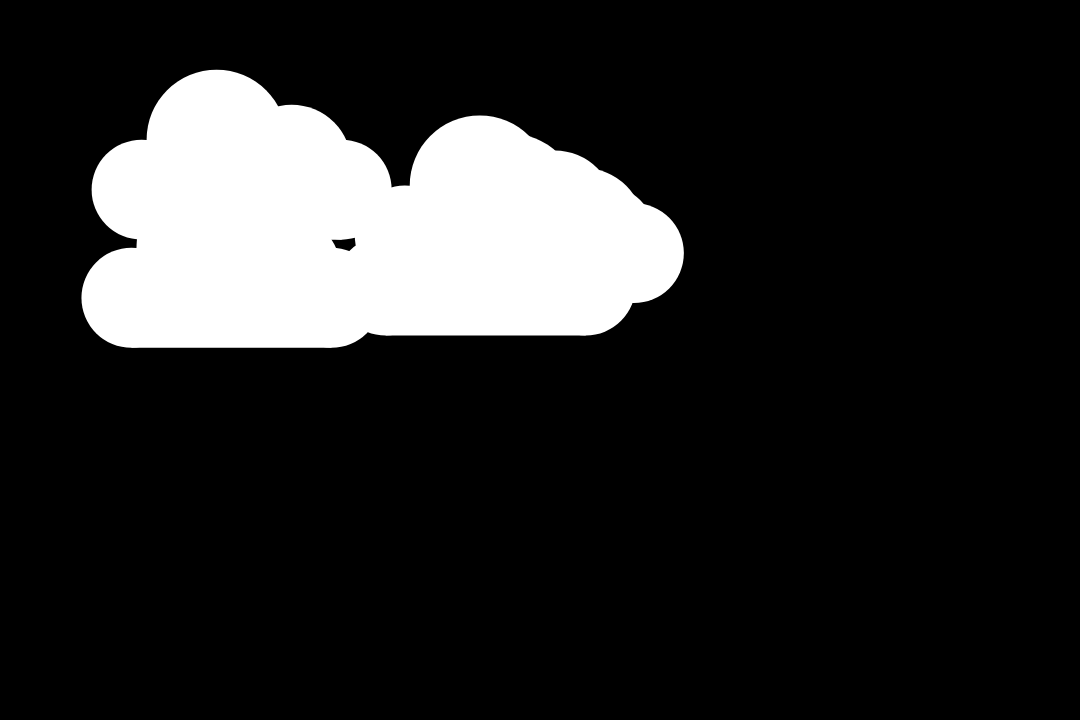
Frame 1 (no input)
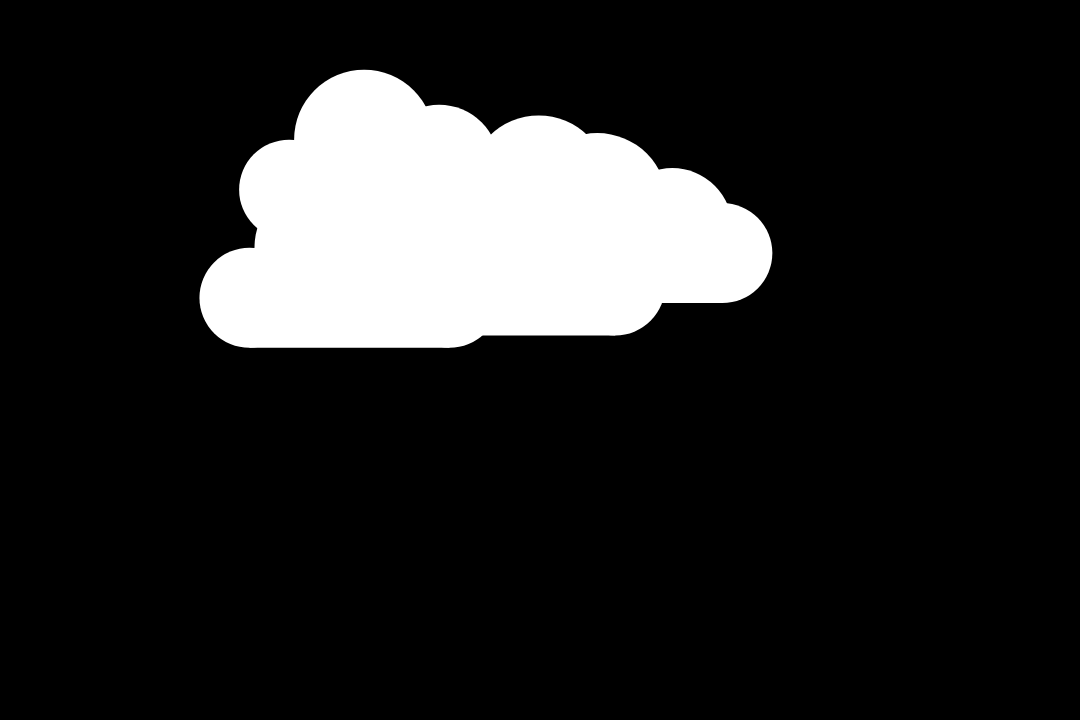
Frame 60 (no input)
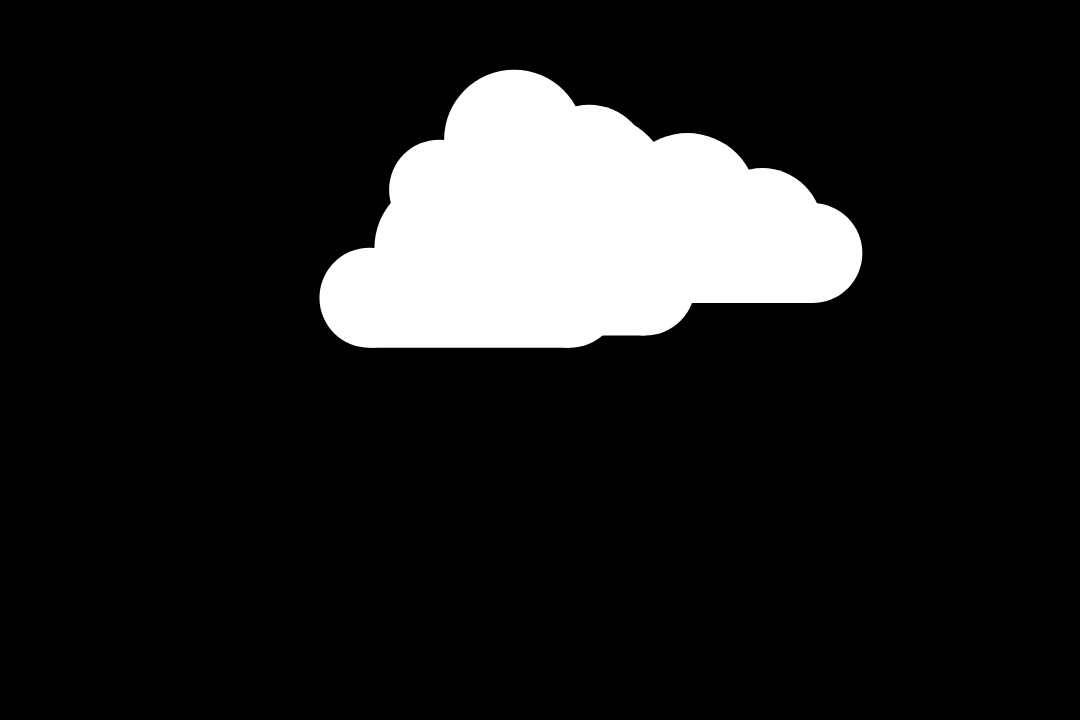
Frame 120 (the mouse pressed at the canvas centre since frame 60)

The p5.js sketch that drew these frames (run headless with seeded random() and noise() and a simulated clock; from frame 60 on, the mouse is pressed at the canvas centre):

// p5.js sketch
// ── sketch.js
var clouds;

function setup(){
	createCanvas(1080, 720);
	setup_clouds();
}

function draw(){
	background(0);
	draw_all_clouds();
}

function setup_clouds(){
	clouds = [];
	for(let i = 0; i < 5; ++i){
		clouds[i] = [random()*(width/2), height/2 - random()*(height/2)];
	}
}

function draw_all_clouds(){
	for(let i = 0; i < clouds.length; ++i){
		draw_cloud(clouds[i]);

		//move cloud, and check if it needs to be repositioned
		let new_x = clouds[i][0] += (i+1)/2;
		if(new_x > width+50){
			clouds[i][0] = -300;
			clouds[i][1] = height/2 - random()*(height/2);
		}
	}
}

function draw_cloud(coords){
	noStroke();
	//body
	rect(coords[0], coords[1], 200, 50);
	//edge circles
	circle(coords[0], coords[1], 100);
	circle(coords[0]+200, coords[1], 100);
	//top circles
	circle(coords[0]+75, coords[1]-50, 140);
	circle(coords[0]+150, coords[1]-25, 120);
}
